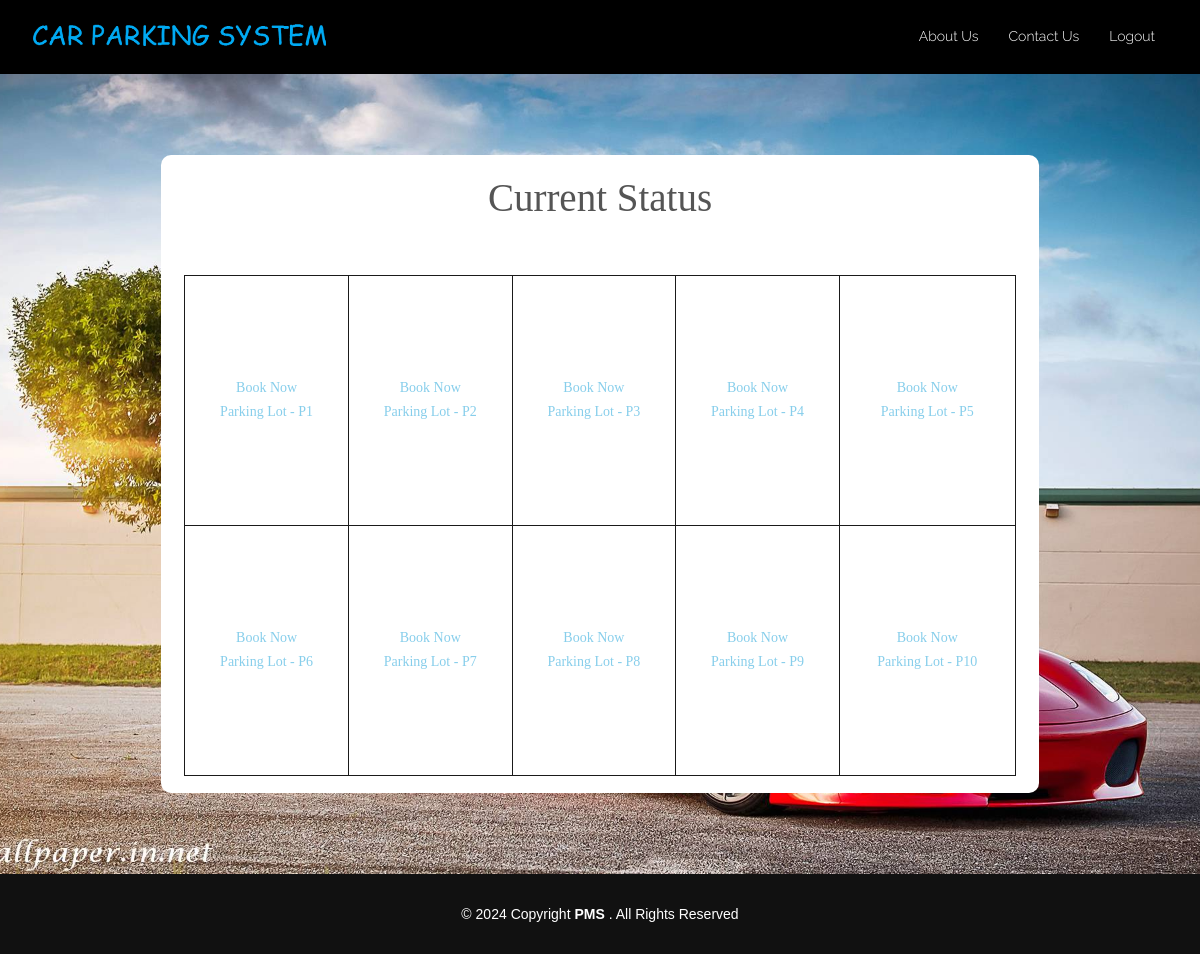
Page /dashboard.php (signed in) on the committed database.
### tables this page shows
CREATE TABLE IF NOT EXISTS `lot` (
  `id` int(11) NOT NULL AUTO_INCREMENT,
  `lotname` text NOT NULL,
  `status` text NOT NULL,
  PRIMARY KEY (`id`)
);

### dashboard.php (the view, shortened to what this page needs)
<?php
include('config.php');
?>
<!DOCTYPE html>
<html lang="en">
<head>
    <link href="lib/bootstrap/css/bootstrap.min.css" rel="stylesheet">
    <link href="lib/font-awesome/css/font-awesome.min.css" rel="stylesheet">
    <link href="lib/animate-css/animate.min.css" rel="stylesheet">
    <link href="css/style.css" rel="stylesheet">
    <link rel="stylesheet" href="css/main.css">
    <link rel="stylesheet" href="css/util.css">
</head>
<body>
<?php include('header.php'); ?>
<div class="limiter">
    <div class="container-login100" style="background-image: url('img/carbgdash.jpg');">
        <div class="wrap-login100 dash" style="width: 75%;">
        <span class="login100-form-title p-b-53">
            Current Status
          </span>
            <table rules="all">
                <tr>
                    <?php
                    $qry = mysqli_query($con,"SELECT * FROM lot ");
                    $c=0;
                    while($row = mysqli_fetch_array($qry) and $c < 5)
                    {
                        $c = $c+1;
                        if($row['status']=='Free')
                        {
                            ?>
                            <td>
                                <span><a href="book.php">Book Now<br>Parking Lot - <?php echo $row['lotname']; ?></a></span>
                            </td>
                            <?php
                        }
                    }
                    ?>
                </tr>
                <tr>
                    <?php
                    $qry = mysqli_query($con,"SELECT * FROM lot ");
                    $c=0;
                    while($row = mysqli_fetch_array($qry) )
                    {
                        $c = $c+1;
                        if($c > 5)
                        {
                            if($row['status']=='Free')
                            {
                                ?>
                                <td>
                                    <span><a href="book.php">Book Now<br>Parking Lot - <?php echo $row['lotname']; ?></a></span>
                                </td>
                                <?php
                            }
                            else
                            {
                                ?>
                                <td style="background: #1a1a1a;">
                                    <span><a href="#">Booked<br>Parking Lot - <?php echo $row['lotname']; ?></a></span>
                                </td>
                                <?php
                            }
                        }
                    }
                    ?>
                </tr>
            </table>
        </div>
    </div>
</div>
<?php include('footer.php'); ?>
</body>
</html>

### css/style.css (style rules this page uses)
body { background: #000; color: #666666; font-family: "Open Sans", sans-serif; }
a { color: #03C4EB; transition: 0.5s; }

### css/main.css (style rules this page uses)
* { margin: 0px; padding: 0px; box-sizing: border-box; }
body, html { height: 100%; font-family: Poppins-Regular, sans-serif; }
a { font-family: Poppins-Regular; font-size: 14px; line-height: 1.7; color: #666666; margin: 0px; transition: all 0.4s; -webkit-transition: all 0.4s; -o-transition: all 0.4s; -moz-transition: all 0.4s; }
.limiter { width: 100%; margin: 0 auto; }
.container-login100 { width: 100%; min-height: 100vh; display: -webkit-box; display: -webkit-flex; display: -moz-box; display: -ms-flexbox; display: flex; flex-wrap: wrap; justify-content: center; align-items: center; padding: 15px; background-position: center; background-size: cover; background-repeat: no-repeat;; }
.wrap-login100 { width: 680px; background: #fff; border-radius: 10px; position: relative; }
.login100-form-title { width: 100%; display: block; font-family: Montserrat-Medium; font-size: 39px; color: #555555; line-height: 1.2; text-align: center; }

### dashboard.php (style rules this page uses)
table { border: 1px solid #1a1a1a; width: 100%; text-align: center; }
td { height: 250px; }
a { color: skyblue; }
.dash { padding-top: 20px; padding-right: 23px; padding-left: 23px; padding-bottom: 17px; }

### rows in the picture
lot: lotname "P1"
lot: lotname "P2"
lot: lotname "P3"
lot: lotname "P4"
lot: lotname "P5"
lot: lotname "P6"
lot: lotname "P7"
lot: lotname "P8"
lot: lotname "P9"
lot: lotname "P10"
